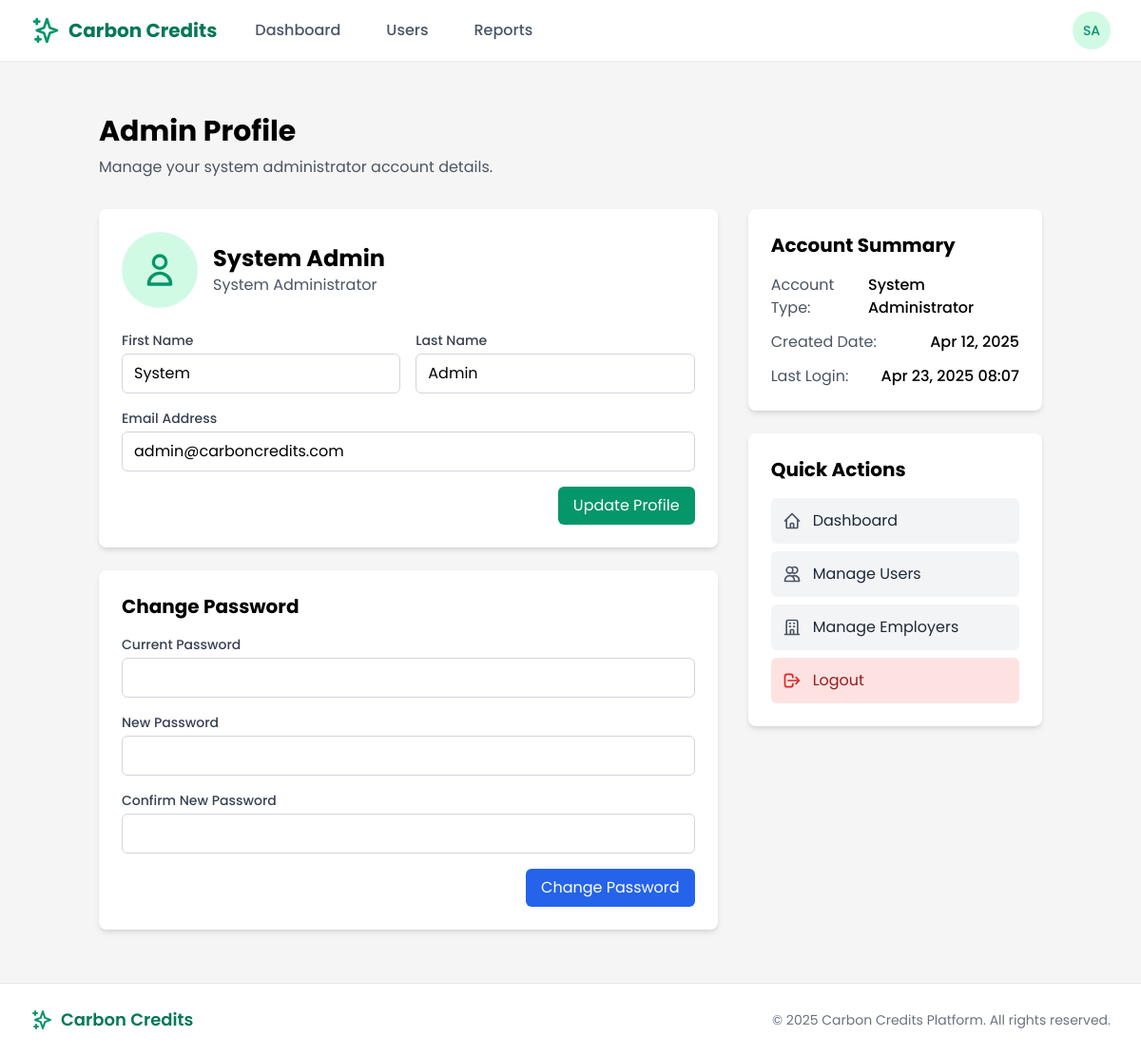
Page /systemadmin/profile/ (signed in) on the earlier database version.
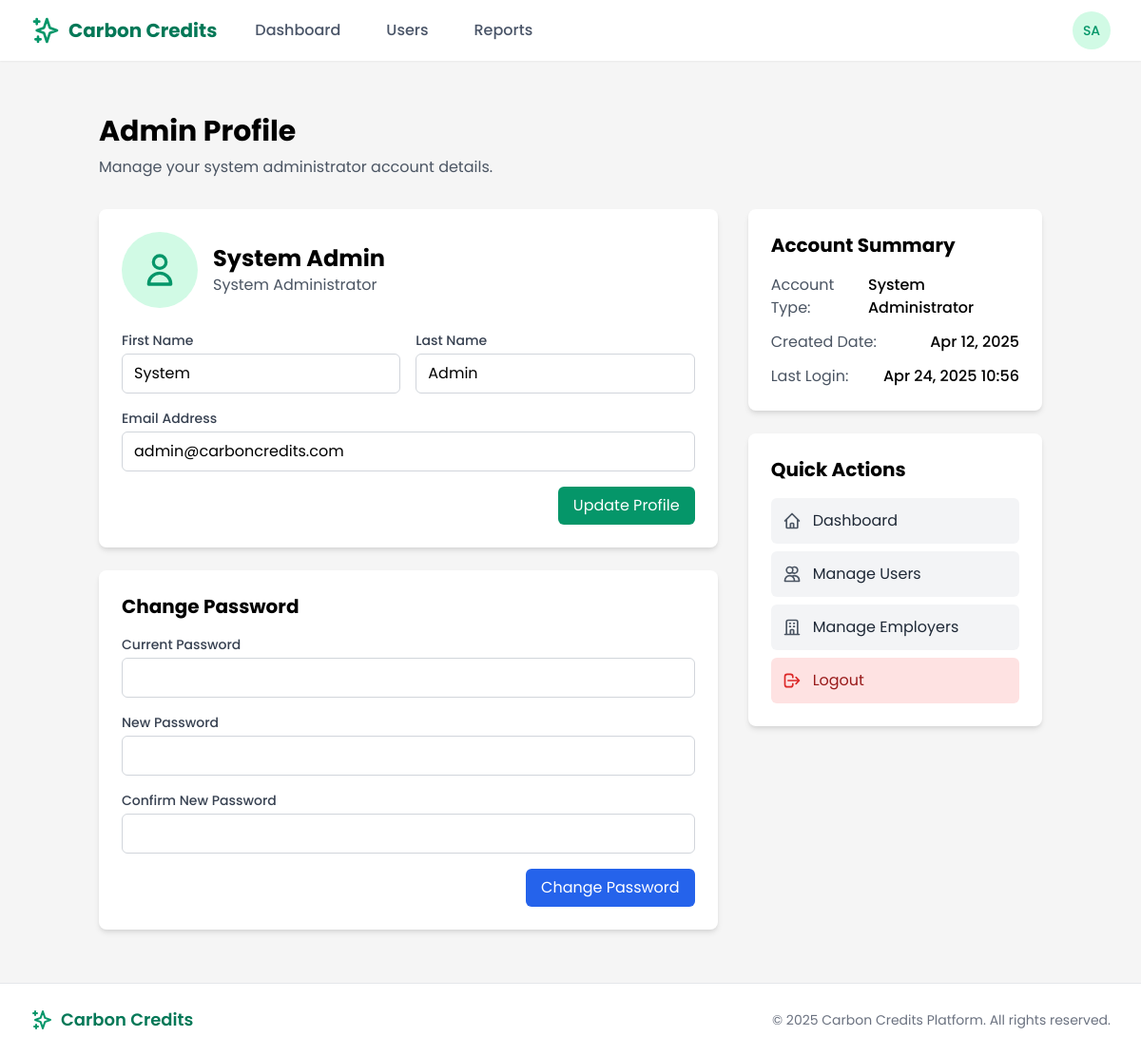
Same page on the later database version.
### users/models.py (models this page shows, shortened)
class CustomUser(AbstractUser):
    is_employee = models.BooleanField(default=False)
    is_employer = models.BooleanField(default=False)
    is_bank_admin = models.BooleanField(default=False)
    is_super_admin = models.BooleanField(default=False)
    email = models.EmailField(_('email address'), unique=True)
    date_joined = models.DateTimeField(default=timezone.now)
    approved = models.BooleanField(default=False)
    USERNAME_FIELD = 'email'
    REQUIRED_FIELDS = ['username', 'first_name', 'last_name']
    class Meta:
        verbose_name = _('user')
        verbose_name_plural = _('users')

### core/views/admin_views.py (the view)
# urls.py: path('profile/', admin_views.admin_profile, name='admin_profile'),
@login_required
@user_passes_test(is_super_admin)
def admin_profile(request):
    context = {
        'page_title': 'Admin Profile',
        'user': request.user,
    }
    return render(request, 'admin/profile.html', context)

### core/views/admin_views.py (called while the page is built)
def is_super_admin(user):
    return user.is_authenticated and user.is_super_admin

### templates/admin/profile.html (shortened to what the changed rows need)
{% extends 'base.html' %}
{% load static %}
{% block content %}
<div class="container mx-auto px-4 py-8">
    <div class="mb-8">
        <h1 class="text-3xl font-bold mb-2">Admin Profile</h1>
    </div>
    <div class="grid grid-cols-1 md:grid-cols-3 gap-8">
        <div class="col-span-2">
            <div class="bg-white rounded-lg shadow-md p-6 mb-6">
                <div class="flex items-center mb-6">
                    <div>
                        <h2 class="text-2xl font-bold">{{ user.get_full_name }}</h2>
                        <p class="text-gray-600">System Administrator</p>
                    </div>
                </div>
                <form method="post" action="{% url 'admin_update_profile' %}">
                    <div class="grid grid-cols-1 md:grid-cols-2 gap-4 mb-4">
                        <div>
                            <label for="first_name" class="block text-sm font-medium text-gray-700 mb-1">First Name</label>
                            <input type="text" id="first_name" name="first_name" value="{{ user.first_name }}" class="w-full px-3 py-2 border border-gray-300 rounded-md focus:outline-none focus:ring-2 focus:ring-green-500">
                        </div>
                        <div>
                            <label for="last_name" class="block text-sm font-medium text-gray-700 mb-1">Last Name</label>
                            <input type="text" id="last_name" name="last_name" value="{{ user.last_name }}" class="w-full px-3 py-2 border border-gray-300 rounded-md focus:outline-none focus:ring-2 focus:ring-green-500">
                        </div>
                    </div>
                    <div class="mb-4">
                        <label for="email" class="block text-sm font-medium text-gray-700 mb-1">Email Address</label>
                        <input type="email" id="email" name="email" value="{{ user.email }}" class="w-full px-3 py-2 border border-gray-300 rounded-md focus:outline-none focus:ring-2 focus:ring-green-500">
                    </div>
                </form>
            </div>
        </div>
        <div>
            <div class="bg-white rounded-lg shadow-md p-6 mb-6">
                <div class="space-y-3">
                    <div class="flex justify-between">
                        <span class="text-gray-600">Created Date:</span>
                        <span class="font-medium">{{ user.date_joined|date:"M d, Y" }}</span>
                    </div>
                    <div class="flex justify-between">
                        <span class="text-gray-600">Last Login:</span>
                        <span class="font-medium">{{ user.last_login|date:"M d, Y H:i" }}</span>
                    </div>
                </div>
            </div>
        </div>
    </div>
</div>
{% endblock %}

### templates/base.html (shortened to what this page needs)
{% load static %}
<!DOCTYPE html>
<html lang="en">
<head>
    <link href="https://cdn.jsdelivr.net/npm/tailwindcss@2.2.19/dist/tailwind.min.css" rel="stylesheet">
</head>
<body class="flex flex-col min-h-screen">
    <header class="bg-white shadow-sm sticky top-0 z-50">
        <nav class="max-w-7xl mx-auto px-4 sm:px-6 lg:px-8">
            <div class="flex justify-between h-16">
                <div class="flex">
                    <div class="flex-shrink-0 flex items-center">
                        <a href="{% url 'home' %}" class="flex items-center">
                            <svg xmlns="http://www.w3.org/2000/svg" class="h-8 w-8 text-green-600" fill="none" viewBox="0 0 24 24" stroke="currentColor">
                                <path stroke-linecap="round" stroke-linejoin="round" stroke-width="2" d="M5 3v4M3 5h4M6 17v4m-2-2h4m5-16l2.286 6.857L21 12l-5.714 2.143L13 21l-2.286-6.857L5 12l5.714-2.143L13 3z" />
                            </svg>
                            <span class="ml-2 text-xl font-bold text-green-700">Carbon Credits</span>
                        </a>
                    </div>
                    {% if user.is_authenticated %}
                    <div class="hidden sm:ml-6 sm:flex sm:space-x-4 items-center">
                        {% if user.is_super_admin %}
                        <a href="{% url 'admin_dashboard' %}" class="nav-link {% if request.resolver_match.url_name == 'admin_dashboard' %}active{% endif %}">Dashboard</a>
                        <a href="{% url 'admin_users' %}" class="nav-link {% if request.resolver_match.url_name == 'admin_users' %}active{% endif %}">Users</a>
                        <a href="{% url 'admin_reports' %}" class="nav-link {% if request.resolver_match.url_name == 'admin_reports' %}active{% endif %}">Reports</a>
                        {% endif %}
                    </div>
                    {% endif %}
                </div>
                <div class="flex items-center">
                    {% if user.is_authenticated %}
                    <div class="ml-3 relative">
                        <div>
                            <button type="button" class="bg-white rounded-full flex text-sm focus:outline-none focus:ring-2 focus:ring-offset-2 focus:ring-green-500" id="user-menu-button" aria-expanded="false" aria-haspopup="true">
                                <div class="h-10 w-10 rounded-full bg-green-100 flex items-center justify-center text-green-600 font-medium">
                                    {{ user.first_name|slice:":1" }}{{ user.last_name|slice:":1" }}
                                </div>
                            </button>
                        </div>
                    </div>
                    {% else %}
                    <a href="{% url 'login' %}" class="btn-secondary">Log in</a>
                    <a href="{% url 'register' %}" class="ml-3 btn-primary">Register</a>
                    {% endif %}
                </div>
            </div>
        </nav>
    </header>
    <main class="flex-grow py-6">
        {% block content %}{% endblock %}
    </main>
    <footer class="bg-white py-6 border-t border-gray-200 mt-auto">
        <div class="max-w-7xl mx-auto px-4 sm:px-6 lg:px-8">
            <div class="flex flex-col md:flex-row md:justify-between items-center">
                <div class="flex items-center mb-4 md:mb-0">
                    <svg xmlns="http://www.w3.org/2000/svg" class="h-6 w-6 text-green-600" fill="none" viewBox="0 0 24 24" stroke="currentColor">
                        <path stroke-linecap="round" stroke-linejoin="round" stroke-width="2" d="M5 3v4M3 5h4M6 17v4m-2-2h4m5-16l2.286 6.857L21 12l-5.714 2.143L13 21l-2.286-6.857L5 12l5.714-2.143L13 3z" />
                    </svg>
                    <span class="ml-2 text-lg font-semibold text-green-700">Carbon Credits</span>
                </div>
                <p class="text-center text-gray-500 text-sm">
                    &copy; {% now "Y" %} Carbon Credits Platform. All rights reserved.
                </p>
            </div>
        </div>
    </footer>
</body>
</html>

Differences in the rows shown:
changed CustomUser "System Admin": last_login "Apr 23, 2025 08:07" → "Apr 24, 2025 10:56"
